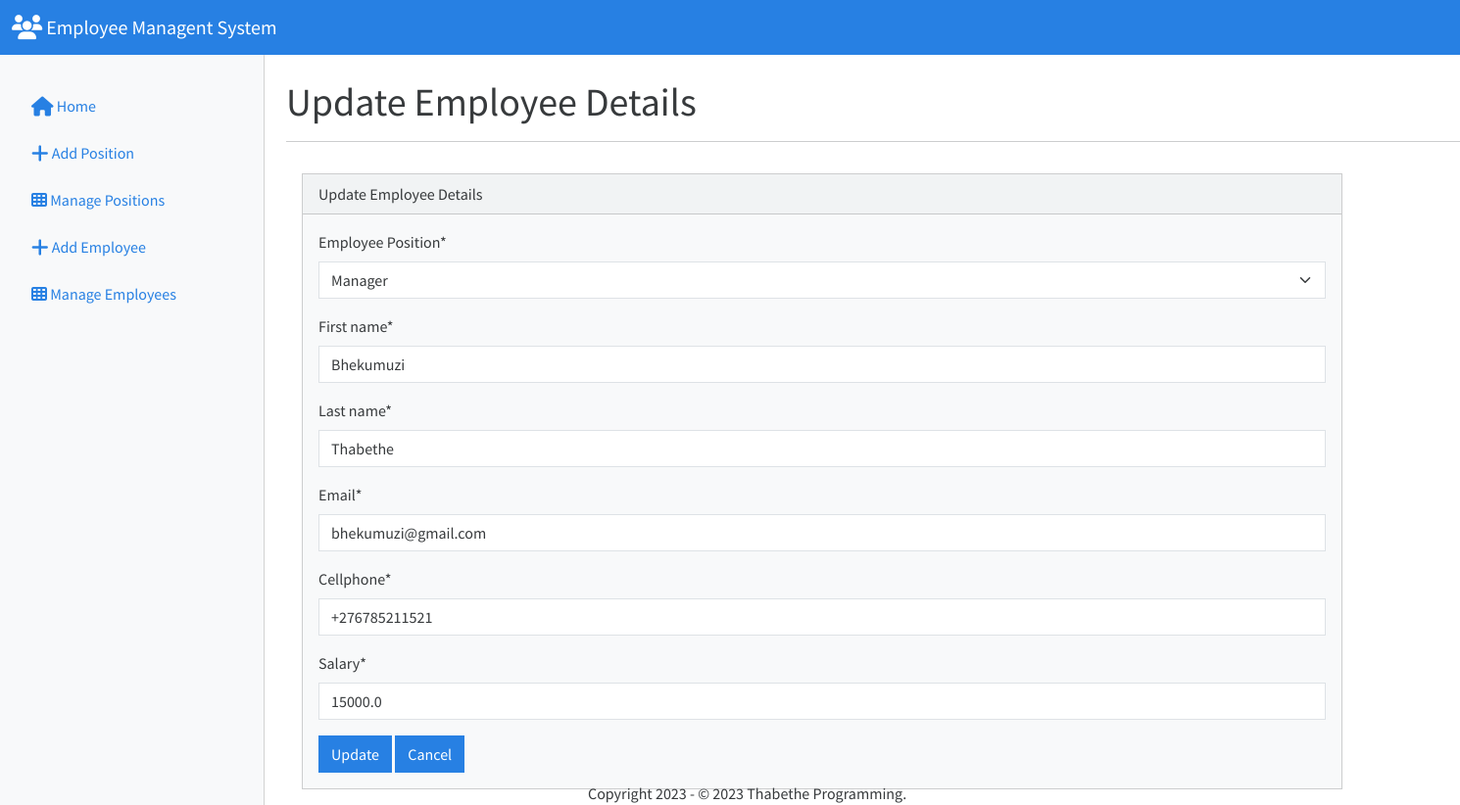
/update-employee/1/, run on the app's committed database.
### core/models.py (models this page shows, shortened)
class Position(models.Model):
    position = models.CharField(max_length=30)
    date_created = models.DateTimeField(auto_now_add=True)
    date_updated = models.DateTimeField(auto_now=True)
    class Meta:
        verbose_name = ("Position")
        verbose_name_plural = ("Positions")
    def __str__(self):
        return f'{self.position}'

class Employee(models.Model):
    position = models.ForeignKey(Position, verbose_name=("Employee Position"), on_delete=models.DO_NOTHING)
    first_name = models.CharField(max_length=20)
    last_name = models.CharField(max_length=20)
    email = models.EmailField(max_length=254)
    cellphone = models.CharField(max_length=13,default="+27")
    salary = models.FloatField()
    date_created = models.DateTimeField(auto_now_add=True)
    date_updated = models.DateTimeField(auto_now=True)
    class Meta:
        verbose_name = ("Employee")
        verbose_name_plural = ("Employees")

### core/views.py (the view)
# urls.py: path('update-employee/<int:id>/',views.update_employee_view,name='update-employee'),#Update Employee url
def update_employee_view(request,id):
    if request.method == 'POST':
        employee = Employee.objects.get(pk=id)
        form = EmployeeForm(request.POST,instance=employee)
        if form.is_valid():
            updated_employee = form.save()
            messages.info(request, 'Successfully updated the employee '+form.cleaned_data['first_name']+' '+form.cleaned_data['last_name']+ '.')
            return redirect('manage-employees')
        else:
            messages.error(request, 'Failed to add employee.')
            return redirect('edit-employee',id)
    else:
        employee = Employee.objects.get(pk=id)
        form = EmployeeForm(instance=employee)
        return render(request,'forms/update_employee.html',{
            'form':form,
            'employee':employee,
        })

### core/forms.py
class EmployeeForm(forms.ModelForm):
    class Meta:
        model = Employee
        fields = ('position','first_name','last_name','email','cellphone','salary')
    def __init__(self,*args, **kwargs):
        super(EmployeeForm,self).__init__(*args, **kwargs)
        self.fields['position'].empty_label = '----Select----'

### core/templates/forms/update_employee.html (shortened to what this page needs)
{% extends 'forms/form.html' %}
{% block content_title %}Update Employee Details{% endblock content_title %}
{% block form_title %}Update Employee Details{% endblock form_title %}
{% block form_url %}{% url 'update-employee' employee.id %}{% endblock form_url %}
{% block cancel_url %}{% url 'manage-employees' %}{% endblock cancel_url %}
{% block form_button %}Update{% endblock form_button %}

### core/templates/forms/form.html (shortened to what this page needs)
{% extends 'index.html' %}
{% load crispy_forms_tags %}
{% block main_content %}
    <div class="row">
        <div class="col-9">
            <div class="card bg-light m-3">
                <div class="card-header">{% block form_title %}{% endblock form_title %}</div>
                <div class="card-body">
                  <form action="{% block form_url %}{% endblock form_url %}" method="POST">
                    {{form|crispy}}
                    <button type="submit" class="btn btn-primary">{% block form_button %}{% endblock form_button %}</button>
                    <a href="{% block cancel_url %}{% endblock cancel_url %}" class="btn btn-primary">Cancel</a>
                  </form>
                </div>
              </div>
        </div>
    </div>
{% endblock main_content %}

### data on the page
Position: position "Manager"
Employee: first_name "Bhekumuzi", last_name "Thabethe", email "bhekumuzi@gmail.com", cellphone "+276785211521", salary "15000.0"
